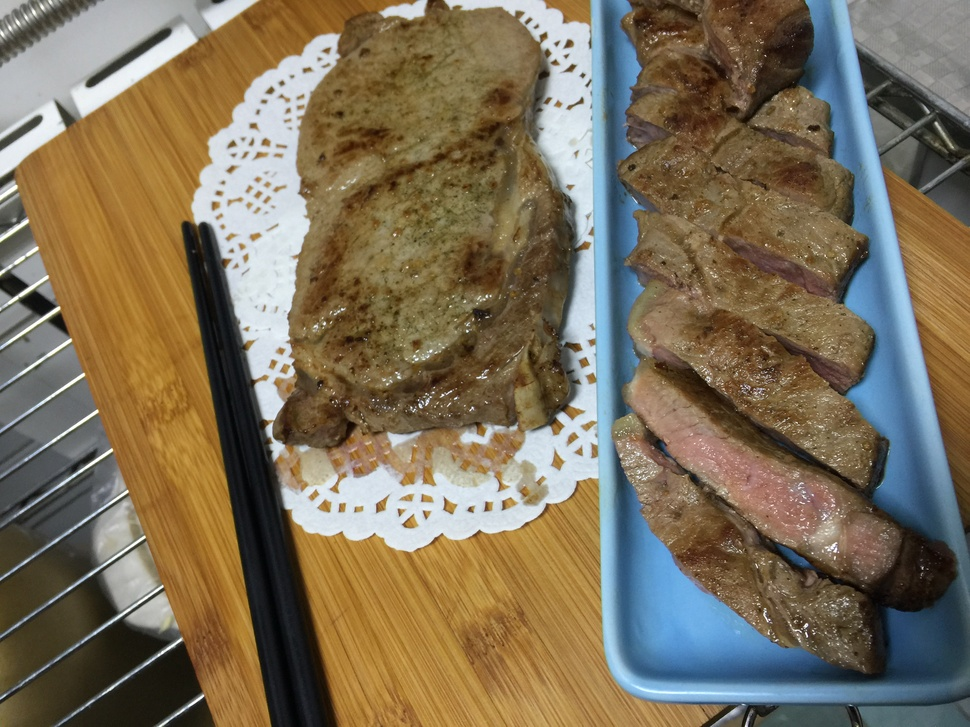
#> input picture 源码/【23】美食处理神器-课程资料/steak.jpg, 970 x 727 px, shrunk from 3264 x 2448 before the run
$ python '美食处理神器-练习包.py'
#> lines starting #> are read from the running program, lines starting #| are printed output that depends on the picture
'''美食处理神器-练习包'''

#调用PIL模块
from PIL import Image

#获取并打印全部的图片像素点信息
#读取图片文件
img = Image.open('steak.jpg')
#> img is the input picture: PIL image 970x727 RGB; mean R, G, B 124.1, 111.4, 89.1
#获取图片尺寸
width, height = img.size
#> width = 970; height = 727
#加载图片内容
img_array = img.load()
#循环获取RBG颜色数据
for x in range(width):
    for y in range(height):
        print(img_array[x, y])
#> this loop made 970 passes
#> (printed output is left out)

#将图片全部刷蓝并保存为新图片
#读取图片文件
img = Image.open('steak.jpg')
#获取图片尺寸
width, height = img.size
#加载图片内容
img_array = img.load()
#循环获取RBG颜色数据
for x in range(width):
    for y in range(height):
        img_array[x, y] = (0, 0, 255)
#另存为新的图片
img.save('blue.jpg')
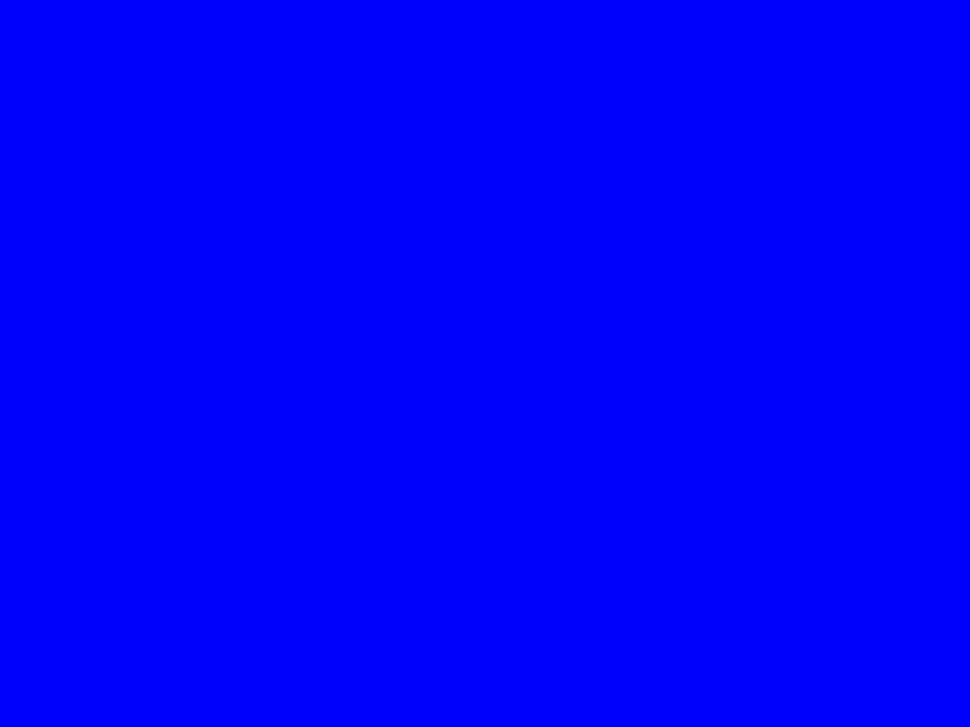
#> saved as blue.jpg: PIL image 970x727 RGB; mean R, G, B 0, 0, 255
